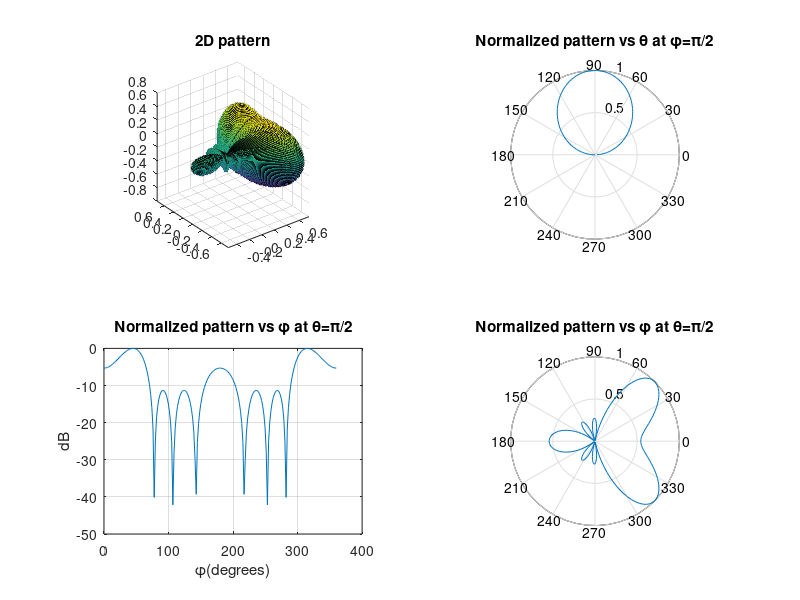

This chart was generated by the following MATLAB code:
N = 4;
f = 3*10^8; c = 3*10^8; lambda = c/f;
l = 0.25*lambda;
d = 0.5*lambda;
k = 2*pi/lambda;
phi_0 = pi/4;
xi = -k * d * cos(phi_0);
N_theta = 100; N_phi = 200;
% Plot 2D pattern (versus (\theta, \phi))
subplot(2,2,1)
[theta,phi] = meshgrid(0:pi./(N_theta-1):pi, 0:2*pi./(N_phi-1):2*pi);
psi = xi + k*d*sin(theta).*cos(phi);
A = 1/N*abs(sin(N*psi/2))./abs(sin(psi/2));
F = (abs(((cos(k*l*cos(theta))-cos(k*l))./sin(theta))));
E_mag = A.*F; % Coefficients irelevant to (\theta,\phi) are ignored
XD = E_mag.*sin(theta).*cos(phi);
YD = E_mag.*sin(theta).*sin(phi);
ZD = E_mag.*cos(theta);
surf(XD,YD,ZD);
title('2D pattern'); axis image; rotate3d on;
% Plot 1D pattern versus \theta with \phi=pi/2
subplot(2,2,2)
phi = pi/2;
theta = [0:pi/(N_theta-1):pi];
psi = xi + k*d*sin(theta).*cos(phi);
A = 1/N*abs(sin(N*psi/2))./abs(sin(psi/2));
F = (abs(((cos(k*l*cos(theta))-cos(k*l))./sin(theta))));
E_mag = A.*F;
polar(theta, E_mag/max(E_mag))
title('Normalized pattern vs \theta at \phi=\pi/2')
% Plot 1D pattern versus \phi with \theta=pi/2(H-plane)
subplot(2,2,3)
theta = pi/2;
phi=[0:2*pi/( N_phi-1):2*pi];
psi = xi + k*d*sin(theta).*cos(phi);
A = 1/N*abs(sin(N*psi/2))./abs(sin(psi/2));
F = (abs(((cos(k*l*cos(theta))-cos(k*l))./sin(theta))));
E_mag = A.*F;
plot(phi/pi*180, 20*log10(E_mag/max(E_mag)))
title('Normalized pattern vs \phi at \theta=\pi/2'); grid on;
xlabel('\phi(degrees)'); ylabel('dB')

% Polar plot 1D pattern versus \phi with \theta=pi/2
subplot(2,2,4)
polar(phi, E_mag/max(E_mag))
title('Normalized pattern vs \phi at \theta=\pi/2')